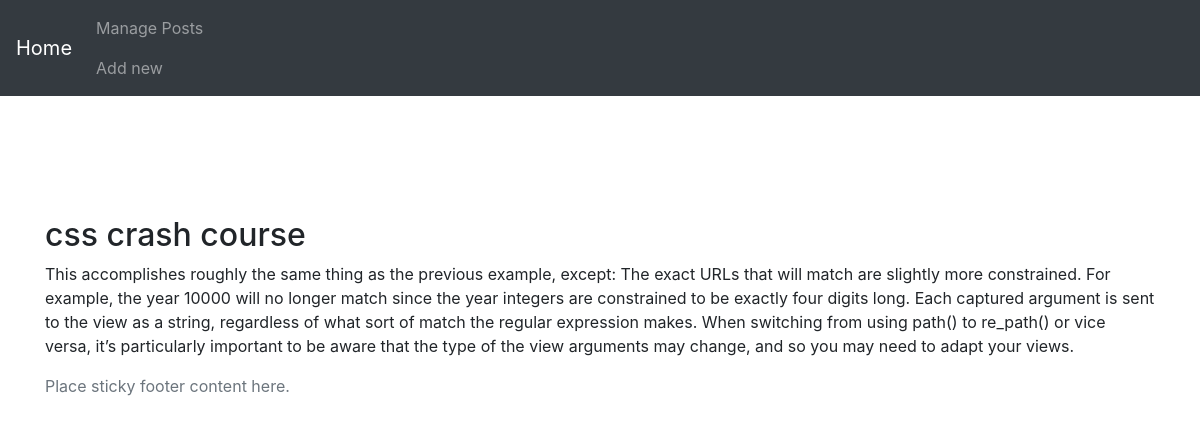
The page /css/ on the database its author committed.
### core/models.py (models this page shows, shortened)
class Core(models.Model):
    title = models.CharField(max_length=200)
    excerpt = models.TextField()
    author = models.ForeignKey(User, on_delete=models.CASCADE, related_name='core')
    slug = models.SlugField(max_length=100, unique=True)
    updated = models.DateTimeField(auto_now=True)
    published = models.DateTimeField(default=timezone.now)
    class Meta:
        ordering = ['-published']

### core/views.py (the view)
# urls.py: path('<slug:slug>/', views.SingleView.as_view(), name='single'),
class SingleView(DetailView):
    model = Core
    template_name = 'core/single.html'
    context_object_name = 'post'

### core/templates/core/single.html (shortened to what this page needs)
{% extends 'core/base.html' %}
{% block content %}
<div class="container">
    <div class="row">
        <div class="col-12 pt-5">
            <h2 class="pt-5">{{ post.title}}</h2>
            <p>{{ post.excerpt }}</p>
        </div>
    </div>
</div>
{% endblock%}

### core/templates/core/base.html (shortened to what this page needs)
<!DOCTYPE html>
<html lang="en">
<head>
    <link rel="stylesheet" href="https://stackpath.bootstrapcdn.com/bootstrap/4.3.1/css/bootstrap.min.css">
</head>
<body>
    {% include 'core/navbar.html' %}
    {% block content %}
    {% endblock %}
    {% include 'core/footer.html' %}
</body>
</html>

### core/templates/core/navbar.html (shortened to what this page needs)
{% block content %}
<nav class="navbar navbar-expand-md bg-dark navbar-dark">
    <a class="navbar-brand" href="/">Home</a>
    <div class="collapse navbar-collapse" id="collapsibleNavbar">
      <ul class="navbar-nav">
        <li class="nav-item">
          <a class="nav-link" href="{% url 'core:posts' %}">Manage Posts</a>
          <a class="nav-link" href="{% url 'core:add' %}">Add new</a>
        </li>
      </ul>
    </div>
  </nav>
{% endblock%}

### core/templates/core/footer.html
{% block content %}
<footer class="footer">
    <div class="container">
      <span class="text-muted">Place sticky footer content here.</span>
    </div>
</footer>
{% endblock%}

### rows shown on the page
Core: title "css crash course", excerpt "This accomplishes roughly the same thing as the previous example, except: The exact URLs that will match are slightly more constrained. For example, the year 10000 will no longer match since the year integers are constrained to be exactly four digits long. Each captured argument is sent to the view as a string, regardless of what sort of match the regular expression makes. When switching from using path() to re_path() or vice versa, it’s particularly important to be aware that the type of the view arguments may change, and so you may need to adapt your views."
